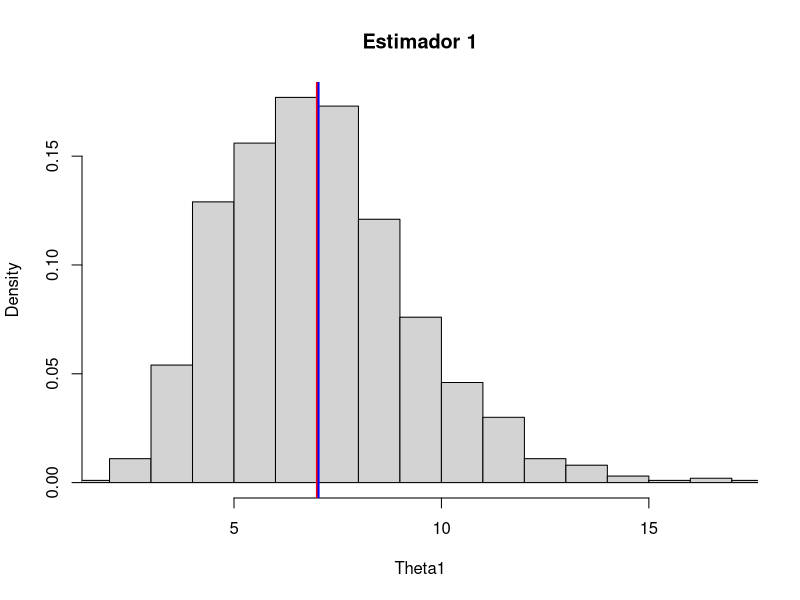
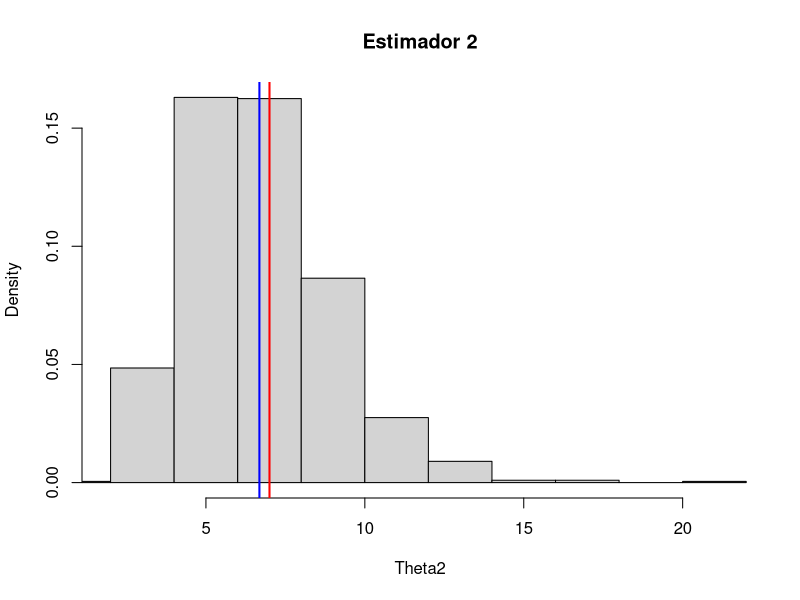
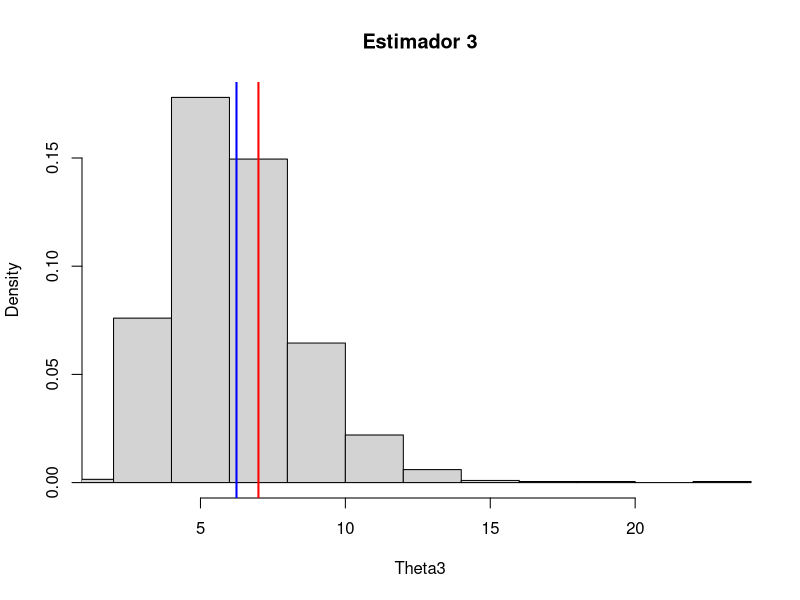
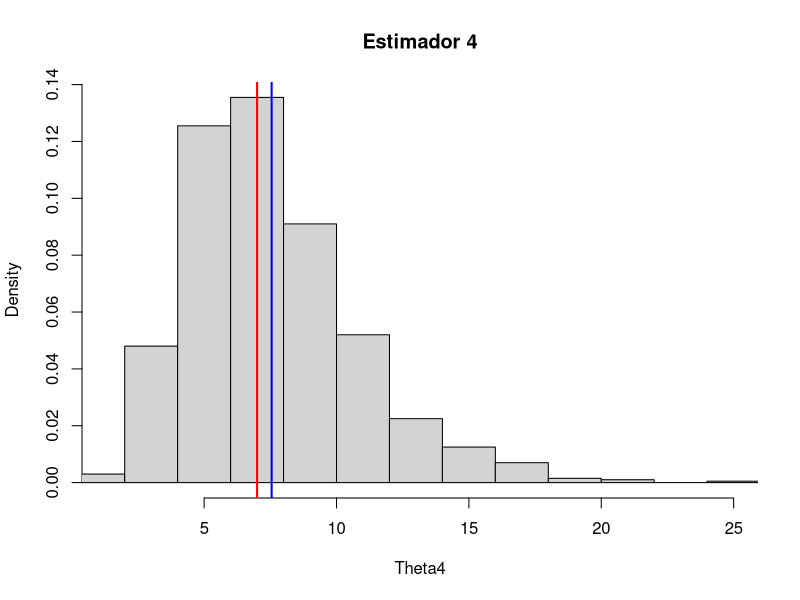
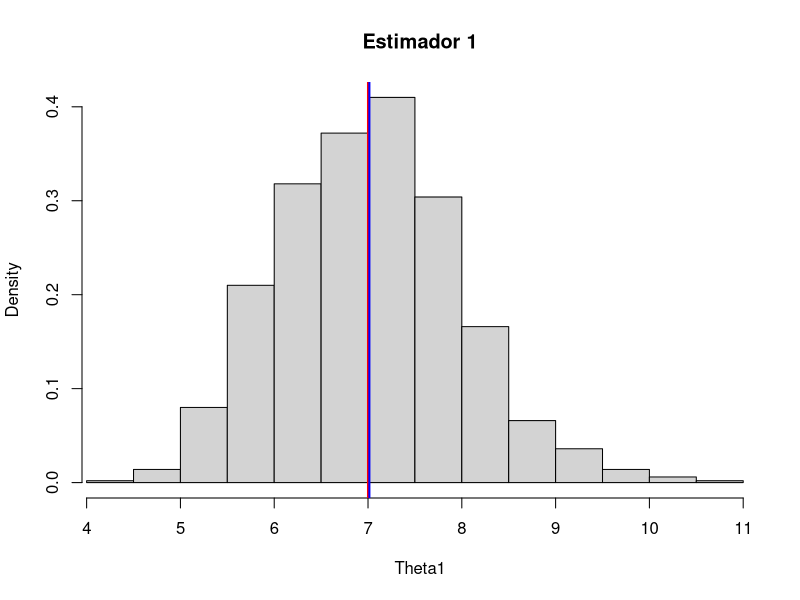
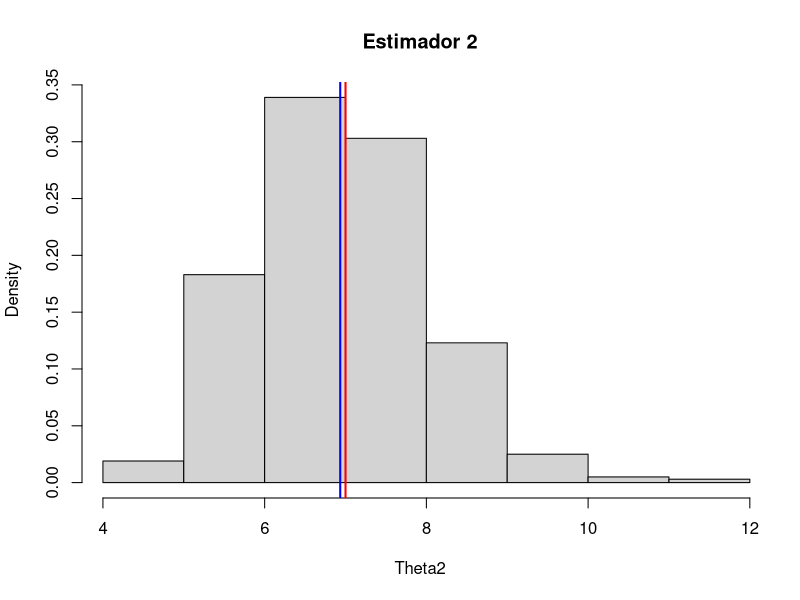
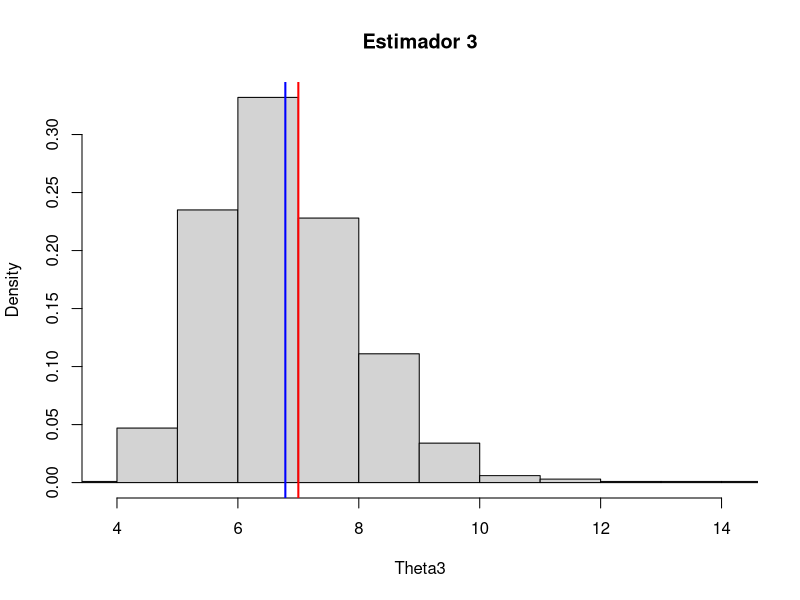
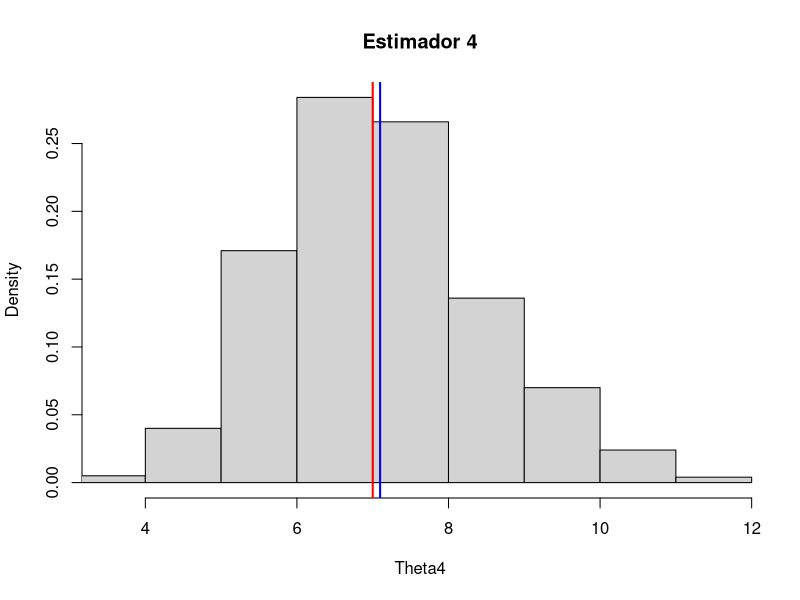

These charts were generated, in order, by the following R code:
m <-1000
Theta <-7
###Estimadores

theta_1 <- function(x){
  mean(x)
}

theta_2 <- function(x){
  sqrt(1/(2*n)*sum(x^2))
}

theta_3 <- function(x){
  (1/(6*n)*sum(x^3))^(1/3)
}

theta_4 <- function(x){
  median(x)/log(2)
}

bias <- function(x){
  mean(x)-Theta
}

MSE <- function(x){
  bias(x)^2+var(x)
}

Theta1 <- numeric(m)
Theta2 <- numeric(m)
Theta3 <- numeric(m)
Theta4 <- numeric(m)

###Estimadores aplicados en las m muestras de tamaño 10

n <- 10
set.seed(7)
for (m in 1:m) {
  x <- rexp(n, rate=1/7)
  Theta1[m] <- theta_1(x)
  Theta2[m] <- theta_2(x)
  Theta3[m] <- theta_3(x)
  Theta4[m] <- theta_4(x)
}

###Histograma estimador 1

hist(Theta1,prob=TRUE,xlim=c(min(Theta1),max(Theta1)),main="Estimador 1")
abline(v=c(7,mean(Theta1)),col=c("red","blue"),lwd=2)

###Histograma estimador 2

hist(Theta2,prob=TRUE,xlim=c(min(Theta2),max(Theta2)),main="Estimador 2")
abline(v=c(7,mean(Theta2)),col=c("red","blue"),lwd=2)

###Histograma estimador 3

hist(Theta3,prob=TRUE,xlim=c(min(Theta3),max(Theta3)),main="Estimador 3")
abline(v=c(7,mean(Theta3)),col=c("red","blue"),lwd=2)

###Histograma estimador 4

hist(Theta4,prob=TRUE,xlim=c(min(Theta4),max(Theta4)),main="Estimador 4")
abline(v=c(7,mean(Theta4)),col=c("red","blue"),lwd=2)

MeanT1 <- mean(Theta1)
MeanT2 <- mean(Theta2)
MeanT3 <- mean(Theta3)
MeanT4 <- mean(Theta4)

VarT1 <- var(Theta1)
VarT2 <- var(Theta2)
VarT3 <- var(Theta3)
VarT4 <- var(Theta4)

BiasT1 <- bias(Theta1)
BiasT2 <- bias(Theta2)
BiasT3 <- bias(Theta3)
BiasT4 <- bias(Theta4)

MSET1 <- MSE(Theta1)
MSET2 <- MSE(Theta2)
MSET3 <- MSE(Theta3)
MSET4 <- MSE(Theta4)

###Estimadores aplicados en las m muestras de tamaño 50

n <- 50
set.seed(7)
for (m in 1:m) {
  x <- rexp(n, rate=1/7)
  Theta1[m] <- theta_1(x)
  Theta2[m] <- theta_2(x)
  Theta3[m] <- theta_3(x)
  Theta4[m] <- theta_4(x)
}

###Histograma estimador 1

hist(Theta1,prob=TRUE,xlim=c(min(Theta1),max(Theta1)),main="Estimador 1")
abline(v=c(7,mean(Theta1)),col=c("red","blue"),lwd=2)

###Histograma estimador 2

hist(Theta2,prob=TRUE,xlim=c(min(Theta2),max(Theta2)),main="Estimador 2")
abline(v=c(7,mean(Theta2)),col=c("red","blue"),lwd=2)

###Histograma estimador 3

hist(Theta3,prob=TRUE,xlim=c(min(Theta3),max(Theta3)),main="Estimador 3")
abline(v=c(7,mean(Theta3)),col=c("red","blue"),lwd=2)

###Histograma estimador 4

hist(Theta4,prob=TRUE,xlim=c(min(Theta4),max(Theta4)),main="Estimador 4")
abline(v=c(7,mean(Theta4)),col=c("red","blue"),lwd=2)

MeanT1 <- mean(Theta1)
MeanT2 <- mean(Theta2)
MeanT3 <- mean(Theta3)
MeanT4 <- mean(Theta4)

VarT1 <- var(Theta1)
VarT2 <- var(Theta2)
VarT3 <- var(Theta3)
VarT4 <- var(Theta4)

BiasT1 <- bias(Theta1)
BiasT2 <- bias(Theta2)
BiasT3 <- bias(Theta3)
BiasT4 <- bias(Theta4)

MSET1 <- MSE(Theta1)
MSET2 <- MSE(Theta2)
MSET3 <- MSE(Theta3)
MSET4 <- MSE(Theta4)

###Estimadores aplicados en las m muestras de tamaño 100

n <- 100
set.seed(7)
for (m in 1:m) {
  x <- rexp(n, rate=1/7)
  Theta1[m] <- theta_1(x)
  Theta2[m] <- theta_2(x)
  Theta3[m] <- theta_3(x)
  Theta4[m] <- theta_4(x)
}

###Histograma estimador 1

hist(Theta1,prob=TRUE,xlim=c(min(Theta1),max(Theta1)),main="Estimador 1")
abline(v=c(7,mean(Theta1)),col=c("red","blue"),lwd=2)

###Histograma estimador 2

hist(Theta2,prob=TRUE,xlim=c(min(Theta2),max(Theta2)),main="Estimador 2")
abline(v=c(7,mean(Theta2)),col=c("red","blue"),lwd=2)

###Histograma estimador 3

hist(Theta3,prob=TRUE,xlim=c(min(Theta3),max(Theta3)),main="Estimador 3")
abline(v=c(7,mean(Theta3)),col=c("red","blue"),lwd=2)

###Histograma estimador 4

hist(Theta4,prob=TRUE,xlim=c(min(Theta4),max(Theta4)),main="Estimador 4")
abline(v=c(7,mean(Theta4)),col=c("red","blue"),lwd=2)

MeanT1 <- mean(Theta1)
MeanT2 <- mean(Theta2)
MeanT3 <- mean(Theta3)
MeanT4 <- mean(Theta4)

VarT1 <- var(Theta1)
VarT2 <- var(Theta2)
VarT3 <- var(Theta3)
VarT4 <- var(Theta4)

BiasT1 <- bias(Theta1)
BiasT2 <- bias(Theta2)
BiasT3 <- bias(Theta3)
BiasT4 <- bias(Theta4)

MSET1 <- MSE(Theta1)
MSET2 <- MSE(Theta2)
MSET3 <- MSE(Theta3)
MSET4 <- MSE(Theta4)

###Estimadores aplicados en las m muestras de tamaño 200

n <- 200
set.seed(7)
for (m in 1:m) {
  x <- rexp(n, rate=1/7)
  Theta1[m] <- theta_1(x)
  Theta2[m] <- theta_2(x)
  Theta3[m] <- theta_3(x)
  Theta4[m] <- theta_4(x)
}

###Histograma estimador 1

hist(Theta1,prob=TRUE,xlim=c(min(Theta1),max(Theta1)),main="Estimador 1")
abline(v=c(7,mean(Theta1)),col=c("red","blue"),lwd=2)

###Histograma estimador 2

hist(Theta2,prob=TRUE,xlim=c(min(Theta2),max(Theta2)),main="Estimador 2")
abline(v=c(7,mean(Theta2)),col=c("red","blue"),lwd=2)

###Histograma estimador 3

hist(Theta3,prob=TRUE,xlim=c(min(Theta3),max(Theta3)),main="Estimador 3")
abline(v=c(7,mean(Theta3)),col=c("red","blue"),lwd=2)

###Histograma estimador 4

hist(Theta4,prob=TRUE,xlim=c(min(Theta4),max(Theta4)),main="Estimador 4")
abline(v=c(7,mean(Theta4)),col=c("red","blue"),lwd=2)

MeanT1 <- mean(Theta1)
MeanT2 <- mean(Theta2)
MeanT3 <- mean(Theta3)
MeanT4 <- mean(Theta4)

VarT1 <- var(Theta1)
VarT2 <- var(Theta2)
VarT3 <- var(Theta3)
VarT4 <- var(Theta4)

BiasT1 <- bias(Theta1)
BiasT2 <- bias(Theta2)
BiasT3 <- bias(Theta3)
BiasT4 <- bias(Theta4)

MSET1 <- MSE(Theta1)
MSET2 <- MSE(Theta2)
MSET3 <- MSE(Theta3)
MSET4 <- MSE(Theta4)

###Estimadores aplicados en las m muestras de tamaño 500

n <- 500
set.seed(7)
for (m in 1:m) {
  x <- rexp(n, rate=1/7)
  Theta1[m] <- theta_1(x)
  Theta2[m] <- theta_2(x)
  Theta3[m] <- theta_3(x)
  Theta4[m] <- theta_4(x)
}

###Histograma estimador 1

hist(Theta1,prob=TRUE,xlim=c(min(Theta1),max(Theta1)),main="Estimador 1")
abline(v=c(7,mean(Theta1)),col=c("red","blue"),lwd=2)

###Histograma estimador 2

hist(Theta2,prob=TRUE,xlim=c(min(Theta2),max(Theta2)),main="Estimador 2")
abline(v=c(7,mean(Theta2)),col=c("red","blue"),lwd=2)

###Histograma estimador 3

hist(Theta3,prob=TRUE,xlim=c(min(Theta3),max(Theta3)),main="Estimador 3")
abline(v=c(7,mean(Theta3)),col=c("red","blue"),lwd=2)

###Histograma estimador 4

hist(Theta4,prob=TRUE,xlim=c(min(Theta4),max(Theta4)),main="Estimador 4")
abline(v=c(7,mean(Theta4)),col=c("red","blue"),lwd=2)

MeanT1 <- mean(Theta1)
MeanT2 <- mean(Theta2)
MeanT3 <- mean(Theta3)
MeanT4 <- mean(Theta4)

VarT1 <- var(Theta1)
VarT2 <- var(Theta2)
VarT3 <- var(Theta3)
VarT4 <- var(Theta4)

BiasT1 <- bias(Theta1)
BiasT2 <- bias(Theta2)
BiasT3 <- bias(Theta3)
BiasT4 <- bias(Theta4)

MSET1 <- MSE(Theta1)
MSET2 <- MSE(Theta2)
MSET3 <- MSE(Theta3)
MSET4 <- MSE(Theta4)

###Estimadores aplicados en las m muestras de tamaño 1000

n <- 1000
set.seed(7)
for (m in 1:m) {
  x <- rexp(n, rate=1/7)
  Theta1[m] <- theta_1(x)
  Theta2[m] <- theta_2(x)
  Theta3[m] <- theta_3(x)
  Theta4[m] <- theta_4(x)
}

###Histograma estimador 1

hist(Theta1,prob=TRUE,xlim=c(min(Theta1),max(Theta1)),main="Estimador 1")
abline(v=c(7,mean(Theta1)),col=c("red","blue"),lwd=2)

###Histograma estimador 2

hist(Theta2,prob=TRUE,xlim=c(min(Theta2),max(Theta2)),main="Estimador 2")
abline(v=c(7,mean(Theta2)),col=c("red","blue"),lwd=2)

###Histograma estimador 3

hist(Theta3,prob=TRUE,xlim=c(min(Theta3),max(Theta3)),main="Estimador 3")
abline(v=c(7,mean(Theta3)),col=c("red","blue"),lwd=2)

###Histograma estimador 4

hist(Theta4,prob=TRUE,xlim=c(min(Theta4),max(Theta4)),main="Estimador 4")
abline(v=c(7,mean(Theta4)),col=c("red","blue"),lwd=2)

MeanT1 <- mean(Theta1)
MeanT2 <- mean(Theta2)
MeanT3 <- mean(Theta3)
MeanT4 <- mean(Theta4)

VarT1 <- var(Theta1)
VarT2 <- var(Theta2)
VarT3 <- var(Theta3)
VarT4 <- var(Theta4)

BiasT1 <- bias(Theta1)
BiasT2 <- bias(Theta2)
BiasT3 <- bias(Theta3)
BiasT4 <- bias(Theta4)

MSET1 <- MSE(Theta1)
MSET2 <- MSE(Theta2)
MSET3 <- MSE(Theta3)
MSET4 <- MSE(Theta4)